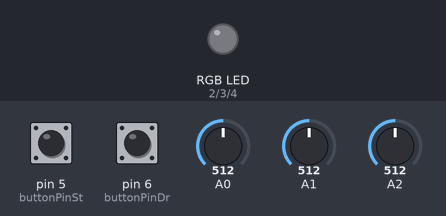
Bench run of a sketch on a simulated Arduino Uno, built with avr-gcc and run on an emulated ATmega328P. Shown: an RGB LED mixed from three pins (HIGH = lit). The inputs (shaded band) are chosen by the test bench; at power-on: A0 = 512, A1 = 512, pin 5 (buttonPinSt) LOW, pin 6 (buttonPinDr) LOW, A2 = 512. What the sketch prints to the serial monitor is not drawn.

Above: at 1.2 s.
1.3 s: A0 set to 485
At 1.8 s:
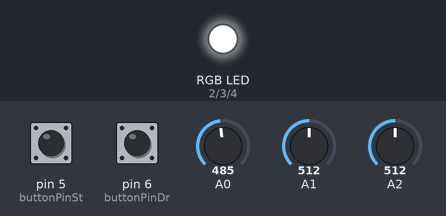
2.8 s: A1 set to 490
At 3.3 s:
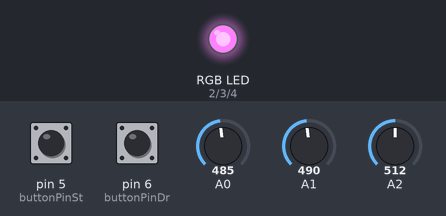
4.3 s: A1 set to 510
At 4.8 s:
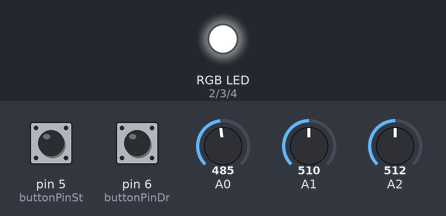
5.8 s: A0 set to 716
At 6.3 s:
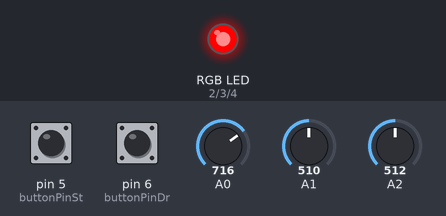
7.3 s: A1 set to 539
At 7.8 s:
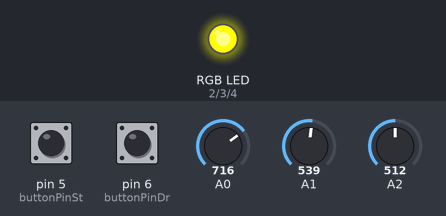
Timing chart, 0 to 10.3 s (numbered marks = the images above; inputs shaded):
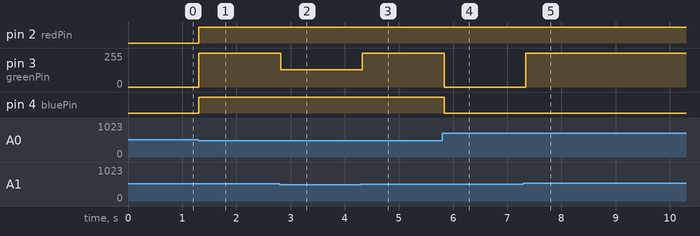

The sketch:

CONTROLLER.ino
```cpp
#include <SoftwareSerial.h>

int mid =10;
int z1 =0;
int z2 = 0;

const byte bluePin = 4;
const byte redPin = 2;
const byte greenPin = 3;

const int buttonPinSt = 5;
const int buttonPinDr = 6;

int stareSt = 0;
int stareDr = 0;
SoftwareSerial btSerial(10, 11); // RX, TX

void setup() {
  Serial.begin(9600);
  btSerial.begin(38400);
  Serial.println("btSerial started at 38400");
  // joystick
  pinMode(A0,INPUT);
  pinMode(A1,INPUT);
  pinMode(A2,INPUT);

  z1 = analogRead(A0);
  z2 = analogRead(A1);

  // RGB directie
  pinMode(bluePin, OUTPUT);
  pinMode(redPin, OUTPUT);
  pinMode(greenPin, OUTPUT);

  // Semnalizari directii
  pinMode(buttonPinSt, INPUT);
  pinMode(buttonPinDr, INPUT);

}

void loop() {

  int xAxis = analogRead(A0); // Read Joysticks X-axis
  int yAxis = analogRead(A1); // Read Joysticks Y-axis
  int bt = analogRead(A2);

  // // Resetare culori
  digitalWrite(bluePin, LOW);
  digitalWrite(redPin, LOW);
  digitalWrite(greenPin, LOW);

  // // Citire valoare buton semnalizare apoi trimitere
  stareSt = digitalRead(buttonPinSt);
  stareDr = digitalRead(buttonPinDr);

  if (stareSt == HIGH) {
    // Serial.println("Trimite Semnalizare STANGA");
    btSerial.write("l");
  }
  if (stareDr == HIGH) {
    // Serial.println("Trimite Semnalizare DREAPTA");
    btSerial.write('r');
  }


  // Serial.print("Axa X ");
  // Serial.println(xAxis);
  // Serial.print("Axa Y ");
  // Serial.println(yAxis);

  // // Serial.print("Button ");
  // // Serial.println(bt);

  // // Send directions
  if(bt == 0){
    btSerial.write('b');
  }
  if (xAxis < z1 - mid && yAxis < z2 - mid) {
    btSerial.write('I'); // Top right
    analogWrite(redPin, 255);
    analogWrite(greenPin, 128);
    analogWrite(bluePin, 255); // Magenta
  } else if (xAxis < z1 - mid && yAxis > z2 + mid) {
    btSerial.write('J'); // Top left
    analogWrite(redPin, 255);
    analogWrite(greenPin, 255);
    analogWrite(bluePin, 128); // Pink
  } else if (xAxis > z1 + mid && yAxis < z2 - mid) {
    btSerial.write('K'); // Bottom right
    analogWrite(redPin, 128);
    analogWrite(greenPin, 255);
    analogWrite(bluePin, 255); // Cyan
  } else if (xAxis > z1 + mid && yAxis > z2 + mid) {
    btSerial.write('M'); // Bottom left
    analogWrite(redPin, 255);
    analogWrite(greenPin, 255);
    analogWrite(bluePin, 64); // Light Yellow
  } else if (xAxis < z1 - mid) {
    btSerial.write('F'); // Forward
    analogWrite(redPin, 255);
    analogWrite(greenPin, 255);
    analogWrite(bluePin, 255); // White
  } else if (xAxis > z1 + mid) {
    btSerial.write('B'); // Backward
    analogWrite(redPin, 255); // Red
  } else if (yAxis < z2 - mid) {
    btSerial.write('L'); // Right
    analogWrite(redPin, 255);
    analogWrite(greenPin, 255); // Yellow
  } else if (yAxis > z2 + mid) {
    btSerial.write('R'); // Rigth
    analogWrite(redPin, 255);
    analogWrite(greenPin, 255); // Yellow
  }
  if (xAxis <= 510 and xAxis >= 500 and yAxis >= 500 and yAxis <= 510) {
    btSerial.write("S");
  }


  // if (Serial.available()) {
  //   btSerial.write(Serial.read());
  // }

  // // Keep reading from HC-05 and send to Arduino Serial Monitor
  if (btSerial.available()) {
    char t = btSerial.read();
    // Serial.println(t);
    switch(t) {
      case 'T':
        int hum = btSerial.read();
        Serial.print(F("Humidity: "));
        Serial.print(hum);
        int temp = btSerial.read();
        Serial.print(F("%  Temperature: "));
        Serial.print(temp);
        Serial.print(F("°C "));
        int cv = btSerial.read();
        Serial.println(cv);

        int sensorValueHigh = btSerial.read();
        int sensorValueLow = btSerial.read();
        int sensorValue = (sensorValueHigh << 8) | sensorValueLow;
        Serial.print("PPM: ");
        Serial.println(sensorValue);
    }
  }
  delay(100);
}
```

Measured:
- the behaviour switches between 502 and 501 on A0 (found by bisection; images 0 and 1)
- the behaviour switches between 522 and 523 on A1 (found by bisection; images 4 and 5)
- after the input at 1.3 s, pin 2 (redPin), pin 4 (bluePin): LOW → HIGH at once; pin 3 (greenPin): 0/255 → 255/255 at once
- after the input at 2.8 s, pin 3 (greenPin): 255/255 → 128/255 at once
- after the input at 4.3 s, pin 3 (greenPin): 128/255 → 255/255 at once
- after the input at 5.8 s, pin 3 (greenPin): 255/255 → 0/255 at once; pin 4 (bluePin): HIGH → LOW at once
- after the input at 7.3 s, pin 3 (greenPin): 0/255 → 255/255 after 0.05 s
